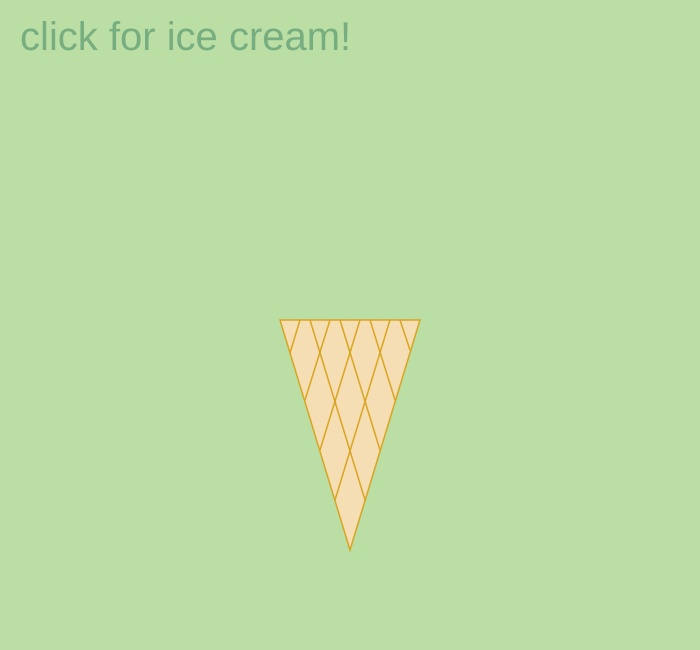
Frame 1 (no input)
Frame 60 (no input): identical to frame 1, image omitted
Frame 120 (the mouse pressed at the canvas centre since frame 60): identical to frame 1, image omitted

The p5.js sketch that drew this single still picture (run headless with seeded random() and noise() and a simulated clock; from frame 60 on, the mouse is pressed at the canvas centre):

// p5.js sketch
// ── sketch.js
let scoop;
let scoop2;
let scoop3;
var show = false;
var show2 = false;
var show3 = false;
var mouse = 0;

function setup() {
  createCanvas(700, 650);
  //pink
  scoop = new Scoop(318, 300, color(255, 200, 200));
  //yellow
  scoop2 = new Scoop(350, 240, color(229, 226, 153));
  //blue
  scoop3 = new Scoop(382, 300, color(170, 229, 227));
}

function draw() {
background(186, 222, 163);

//scoops showing
if (show) {
  scoop.show();
if (show2) {
  scoop2.show();
if (show3) {
  scoop3.show();
}
}
}

//cone
fill('#F5DEB3');
strokeWeight(1.5);
stroke('#DAA520');
beginShape(TRIANGLES);
vertex(350, 550);
vertex(420, 320);
vertex(280, 320);
endShape(CLOSE);

//cone
fill('#DAA530');
line(365, 500, 310, 320);
line(380, 450, 340, 320);
line(395, 400, 370, 320);
line(410, 350, 400, 320);
line(290, 353, 300, 320);
line(305, 400, 330, 320);
line(320, 450, 360, 320);
line(335, 500, 390, 320);

//click for icecream!
textSize(40);
noStroke();
fill(118, 174, 129);
text('click for ice cream!', 20, 50);

}

//scoops showing
function mouseClicked() {
  mouse = mouse + 1;
  if (mouse == 1) {
    show = true;
  }
  if (mouse == 2) {
    show2 = true;
  }
  if (mouse == 3) {
    show3 = true;
  }
}

class Scoop {
  constructor(x, y, color) {
    this.x = x;
    this.y = y;
    this.color = color;
  }

show() {
  noStroke();
  fill(this.color);
  ellipse(this.x, this.y, 85, 85);
}
}
